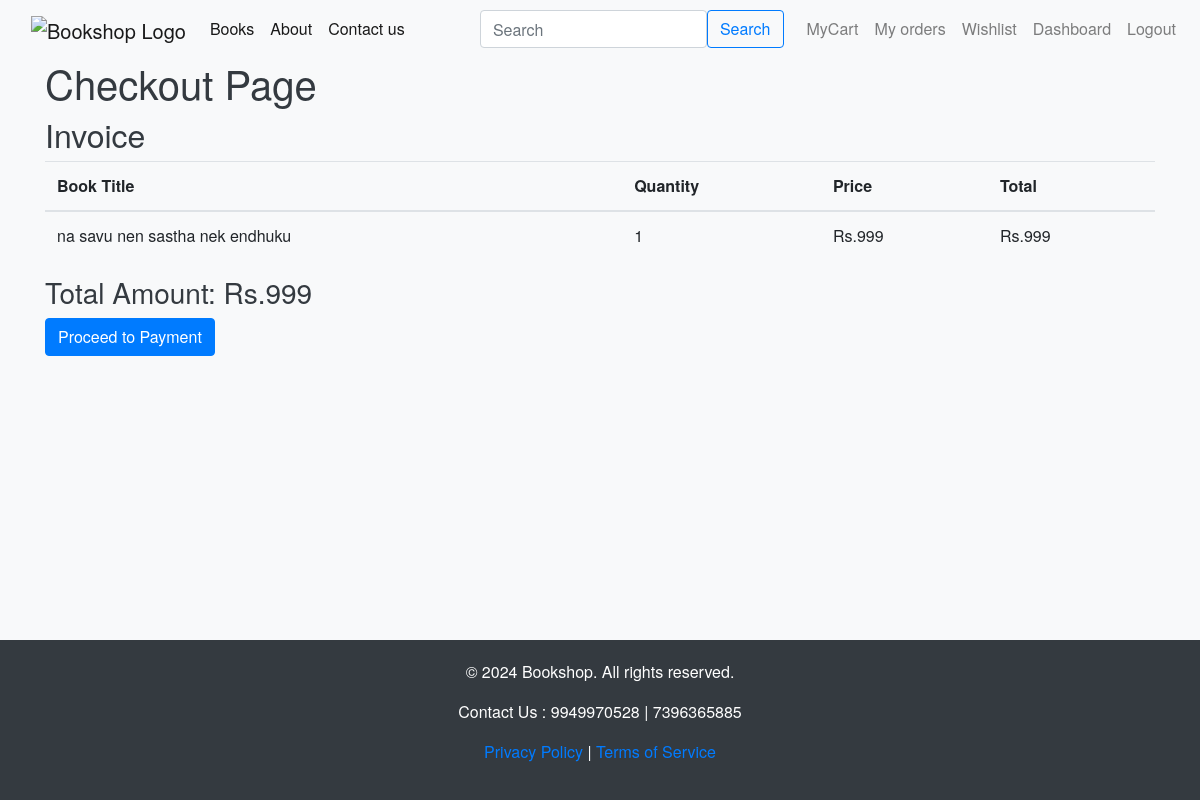
/checkout (signed in), run on the app's committed database.
### app.py (models this page shows)
class CartItems(db.Model):
    __tablename__='cartitems'
    CartItemID= db.Column(db.Integer, primary_key=True)
    CartID= db.Column(db.Integer,db.ForeignKey('carts.CartID'), nullable=False)
    ProductID= db.Column(db.Integer,db.ForeignKey('products.ProductID'), nullable=False)
    Quantity= db.Column(db.Integer, nullable=False)
    product = db.relationship('Products', backref=db.backref('cart_items', lazy=True))

class Products(db.Model):
    __tablename__ = 'products'
    ProductID = db.Column(db.Integer, primary_key=True)
    ProductName= db.Column(db.String(50), nullable=False)
    Author= db.Column(db.String(30), nullable=False)
    Description= db.Column(db.String(100), nullable=False)
    Price= db.Column(db.Integer, nullable=False)
    StockQuantity= db.Column(db.Integer,nullable=False)
    CategoryID= db.Column(db.Integer,db.ForeignKey('categories.CategoryID'), nullable=False )
    MerchantID = db.Column(db.Integer, db.ForeignKey('users.UserID'), nullable=False)
    ProductImage = db.Column(db.String(100), nullable=False)

### app.py (the view)
@app.route('/checkout', methods=['GET', 'POST'])
def checkout():
    if 'user_id' not in session:
        flash('Please log in first!', 'danger')
        return redirect(url_for('login'))
    user_id = session['user_id']
    addresses = Addresses.query.filter_by(UserID=user_id).all()
    cart = Carts.query.filter_by(UserID=user_id).first()
    cart_items = CartItems.query.filter_by(CartID=cart.CartID).all()
    total_amount = sum(item.Quantity * item.product.Price for item in cart_items)
    if request.method == 'POST':
        if not addresses:
            return redirect(url_for('add_address'))
        return redirect(url_for('select_payment'))
    return render_template('checkout.html', addresses=addresses, cart_items=cart_items, total_amount=total_amount)

### templates/checkout.html
{% extends 'base.html' %}
{% block body %}
<h1>Checkout Page</h1>
{% if addresses %}
  <h2>Invoice</h2>
  <table class="table">
    <thead>
      <tr>
        <th>Book Title</th>
        <th>Quantity</th>
        <th>Price</th>
        <th>Total</th>
      </tr>
    </thead>
    <tbody>
      {% for item in cart_items %}
      <tr>
        <td>{{ item.product.ProductName }}</td>
        <td>{{ item.Quantity }}</td>
        <td>Rs.{{ item.product.Price }}</td>
        <td>Rs.{{ item.Quantity * item.product.Price }}</td>
      </tr>
      {% endfor %}
    </tbody>
  </table>
  <h3>Total Amount: Rs.{{ total_amount }}</h3>
  <form action="{{ url_for('select_payment') }}" method="post">
    <button type="submit" class="btn btn-primary">Proceed to Payment</button>
</form>
{% else %}
  <p>No address found. Please <a href="{{ url_for('add_address') }}">Add an address</a>.</p>
{% endif %}
{% endblock body %}

### templates/base.html (style rules this page uses)
body { background-color: #f8f9fa; color: #343a40; font-family: 'Helvetica Neue', Helvetica, Arial, sans-serif; display: flex; flex-direction: column; min-height: 100vh; margin: 0; }
.btn-primary { background-color: #007bff; border-color: #007bff; }

### data on the page
CartItems: product.ProductName "na savu nen sastha nek endhuku", Quantity "1", product.Price "999", item.Quantity*item.product.Price "999"

### other printed values
{{ total_amount }} "999"
